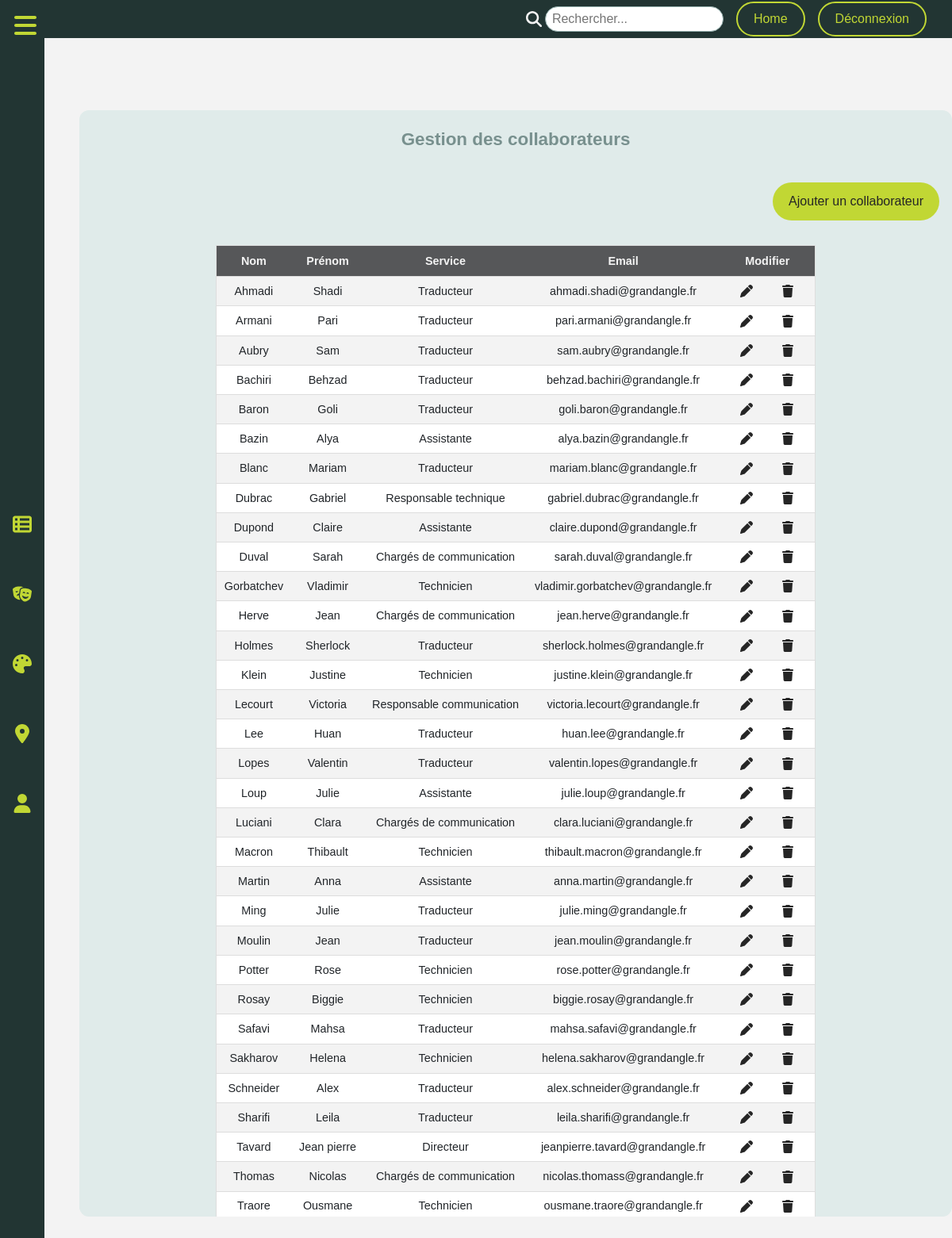
The app's page /gestion_des_collaborateur.php with its own data.
### tables this page shows
CREATE TABLE `collaborateur` (
  `id_Collaborateur` int(11) NOT NULL,
  `Nom_Collaborateur` varchar(80) NOT NULL,
  `prenom_Collaborateur` varchar(80) NOT NULL,
  `Email_Collaborateur` varchar(80) NOT NULL,
  `Pass_Collaborateur` varchar(30) NOT NULL,
  `Id_Service` int(11) NOT NULL,
  `roles` varchar(250) NOT NULL
);

CREATE TABLE `service` (
  `Id_Service` int(11) NOT NULL,
  `libelle_Service` varchar(80) NOT NULL
);

### includes/components/list-collab.php (the view, shortened to what this page needs)
<div class="list-collab-contain">
    <div class="title-list-collab">
        <h2 class="title-page">Gestion des collaborateurs</h2>
    </div>
  <div class="btn-add-collab">
    <button class="btn-ajouter"><a href="ajouter-collaborateur.php" target="_self">Ajouter un collaborateur</a></button>
  </div>
  <div class="table-collab">
    <table class="list-collab">
        <thead>
          <tr class="first-row">
              <th>Nom</th>
              <th>Prénom</th>
              <th>Service</th>
              <th>Email</th>
              <th>Modifier</th>
          </tr>
      </thead>
      <tbody>
        <?php foreach ($collabs as $collab) : ?>
          <tr>
            <td><?php echo $collab['Nom_Collaborateur'];?></td>
            <td><?php echo $collab['prenom_Collaborateur'];?></td>
            <td><?php echo $collab['libelle_Service'];?></td>
            <td><?php echo $collab['Email_Collaborateur'];?></td>
            <td>
              <a href="#" class="ctr-icon"></a>
              <a href="#" class="ctr-icon"></a>
            </td>
          </tr>
        <?php endforeach; ?>
      </tbody>
    </table>
  </div>
</div>

### assets/css/style.css (style rules this page uses)
:root { --BGCOLORPU: #252525; --BGCOLORPR: #F3f3f3; --PRIMARY: #565759; --SECONDARY: #E0EBEA; --ACCENT1: #C1D734; --ACCENT3: #FEE440; --ACCENT2: #ed5BE8; --FONTCOLOR: #F3f3f3; --FONTCOLOR2: #252525; --FONTTITLE: "Playfair", sans-serif; --FONTTEXT: "Montserrat", sans-serif; }
body { font-family: var(--FONTTEXT); }

### assets/css/styleM.css (style rules this page uses)
.list-collab-contain { height: 100%; width: 100%; overflow-y: scroll; }
.title-list-collab { padding: 1rem; }
.title-page { color: #78908E; width: 50%; margin-left: auto; margin-right: auto; font-family: var(--FONTTITLE); font-weight: bold; text-align: center; padding: 10px; font-size: 1.4rem; }
.btn-ajouter { background-color: var(--ACCENT1); width: fit-content; height: fit-content; padding: 1rem 1.25rem; border-radius: 25px; border:none; margin: 1rem; }
.btn-ajouter a { color:var(--FONTCOLOR2); text-decoration: none; }
.btn-add-collab { display:flex; justify-content: end; }
.table-collab { display: flex; justify-content: center; overflow: hidden; }
.list-collab { border-collapse: collapse; margin: 15px 0; font-size: 0.9rem; min-width:400px; text-align: center; background-color: var(--BGCOLORPR); }
.list-collab thead { background-color: var(--PRIMARY); color: var(--FONTCOLOR); font-weight: bold; text-align: center; border-top-left-radius: 25px; border-top-left-radius: 25px; }
.list-collab th,td { padding: 12px 15px; }
.list-collab tbody,tr { border: 1px solid #ddd; }
.list-collab tr:nth-of-type(even) { background-color: #fff; }
.ctr-icon svg { fill: var(--FONTCOLOR2); width: 1rem; height: 1rem; margin: 0 1rem; }
.list-artiste th,td { padding: 10px; }
.list-artiste tbody,tr { border: 1px solid #ddd; }
.list-expo th,td { padding: 10px; }
.list-expo tbody,tr { border: 1px solid #ddd; }

### records on screen
collaborateur: Nom_Collaborateur "Ahmadi", prenom_Collaborateur "Shadi", Id_Service.libelle_Service "Traducteur", Email_Collaborateur "ahmadi.shadi@grandangle.fr"
collaborateur: Nom_Collaborateur "Armani", prenom_Collaborateur "Pari", Id_Service.libelle_Service "Traducteur", Email_Collaborateur "pari.armani@grandangle.fr"
collaborateur: Nom_Collaborateur "Aubry", prenom_Collaborateur "Sam", Id_Service.libelle_Service "Traducteur", Email_Collaborateur "sam.aubry@grandangle.fr"
collaborateur: Nom_Collaborateur "Bachiri", prenom_Collaborateur "Behzad", Id_Service.libelle_Service "Traducteur", Email_Collaborateur "behzad.bachiri@grandangle.fr"
collaborateur: Nom_Collaborateur "Baron", prenom_Collaborateur "Goli", Id_Service.libelle_Service "Traducteur", Email_Collaborateur "goli.baron@grandangle.fr"
collaborateur: Nom_Collaborateur "Bazin", prenom_Collaborateur "Alya", Id_Service.libelle_Service "Assistante", Email_Collaborateur "alya.bazin@grandangle.fr"
collaborateur: Nom_Collaborateur "Blanc", prenom_Collaborateur "Mariam", Id_Service.libelle_Service "Traducteur", Email_Collaborateur "mariam.blanc@grandangle.fr"
collaborateur: Nom_Collaborateur "Dubrac", prenom_Collaborateur "Gabriel", Id_Service.libelle_Service "Responsable technique", Email_Collaborateur "gabriel.dubrac@grandangle.fr"
collaborateur: Nom_Collaborateur "Dupond", prenom_Collaborateur "Claire", Id_Service.libelle_Service "Assistante", Email_Collaborateur "claire.dupond@grandangle.fr"
collaborateur: Nom_Collaborateur "Duval", prenom_Collaborateur "Sarah", Id_Service.libelle_Service "Chargés de communication", Email_Collaborateur "sarah.duval@grandangle.fr"
collaborateur: Nom_Collaborateur "Gorbatchev", prenom_Collaborateur "Vladimir", Id_Service.libelle_Service "Technicien", Email_Collaborateur "vladimir.gorbatchev@grandangle.fr"
collaborateur: Nom_Collaborateur "Herve", prenom_Collaborateur "Jean", Id_Service.libelle_Service "Chargés de communication", Email_Collaborateur "jean.herve@grandangle.fr"
collaborateur: Nom_Collaborateur "Holmes", prenom_Collaborateur "Sherlock", Id_Service.libelle_Service "Traducteur", Email_Collaborateur "sherlock.holmes@grandangle.fr"
collaborateur: Nom_Collaborateur "Klein", prenom_Collaborateur "Justine", Id_Service.libelle_Service "Technicien", Email_Collaborateur "justine.klein@grandangle.fr"
collaborateur: Nom_Collaborateur "Lecourt", prenom_Collaborateur "Victoria", Id_Service.libelle_Service "Responsable communication", Email_Collaborateur "victoria.lecourt@grandangle.fr"
collaborateur: Nom_Collaborateur "Lee", prenom_Collaborateur "Huan", Id_Service.libelle_Service "Traducteur", Email_Collaborateur "huan.lee@grandangle.fr"
collaborateur: Nom_Collaborateur "Lopes", prenom_Collaborateur "Valentin", Id_Service.libelle_Service "Traducteur", Email_Collaborateur "valentin.lopes@grandangle.fr"
collaborateur: Nom_Collaborateur "Loup", prenom_Collaborateur "Julie", Id_Service.libelle_Service "Assistante", Email_Collaborateur "julie.loup@grandangle.fr"
collaborateur: Nom_Collaborateur "Luciani", prenom_Collaborateur "Clara", Id_Service.libelle_Service "Chargés de communication", Email_Collaborateur "clara.luciani@grandangle.fr"
collaborateur: Nom_Collaborateur "Macron", prenom_Collaborateur "Thibault", Id_Service.libelle_Service "Technicien", Email_Collaborateur "thibault.macron@grandangle.fr"
collaborateur: Nom_Collaborateur "Martin", prenom_Collaborateur "Anna", Id_Service.libelle_Service "Assistante", Email_Collaborateur "anna.martin@grandangle.fr"
collaborateur: Nom_Collaborateur "Ming", prenom_Collaborateur "Julie", Id_Service.libelle_Service "Traducteur", Email_Collaborateur "julie.ming@grandangle.fr"
collaborateur: Nom_Collaborateur "Moulin", prenom_Collaborateur "Jean", Id_Service.libelle_Service "Traducteur", Email_Collaborateur "jean.moulin@grandangle.fr"
collaborateur: Nom_Collaborateur "Potter", prenom_Collaborateur "Rose", Id_Service.libelle_Service "Technicien", Email_Collaborateur "rose.potter@grandangle.fr"
collaborateur: Nom_Collaborateur "Rosay", prenom_Collaborateur "Biggie", Id_Service.libelle_Service "Technicien", Email_Collaborateur "biggie.rosay@grandangle.fr"
collaborateur: Nom_Collaborateur "Safavi", prenom_Collaborateur "Mahsa", Id_Service.libelle_Service "Traducteur", Email_Collaborateur "mahsa.safavi@grandangle.fr"
collaborateur: Nom_Collaborateur "Sakharov", prenom_Collaborateur "Helena", Id_Service.libelle_Service "Technicien", Email_Collaborateur "helena.sakharov@grandangle.fr"
collaborateur: Nom_Collaborateur "Schneider", prenom_Collaborateur "Alex", Id_Service.libelle_Service "Traducteur", Email_Collaborateur "alex.schneider@grandangle.fr"
collaborateur: Nom_Collaborateur "Sharifi", prenom_Collaborateur "Leila", Id_Service.libelle_Service "Traducteur", Email_Collaborateur "leila.sharifi@grandangle.fr"
collaborateur: Nom_Collaborateur "Tavard", prenom_Collaborateur "Jean pierre", Id_Service.libelle_Service "Directeur", Email_Collaborateur "jeanpierre.tavard@grandangle.fr"
collaborateur: Nom_Collaborateur "Thomas", prenom_Collaborateur "Nicolas", Id_Service.libelle_Service "Chargés de communication", Email_Collaborateur "nicolas.thomass@grandangle.fr"
collaborateur: Nom_Collaborateur "Traore", prenom_Collaborateur "Ousmane", Id_Service.libelle_Service "Technicien", Email_Collaborateur "ousmane.traore@grandangle.fr"
